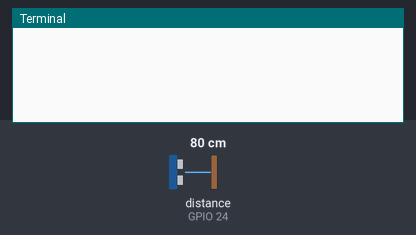
Recording of a program running on a simulated Raspberry Pi (BCM pin numbers). On the bench: the last lines printed to the terminal. Inputs (shaded band) come from the test bench; at power-on: distance to the obstacle (sensor on GPIO 24) 80 cm. The echo pulse lasts 58.3 µs per cm; the clock reads 2024-03-15 10:24:30 at power-on unless the program sets it.

Above: at 1.2 s.
1.3 s: distance to the obstacle (sensor on GPIO 24) set to 2 cm
At 3.4 s:
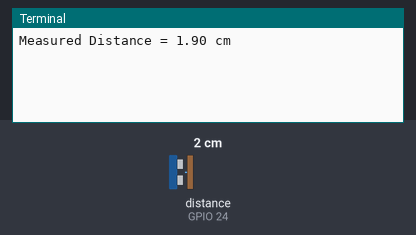
6.5 s: distance to the obstacle (sensor on GPIO 24) set to 4 cm
At 9.2 s:
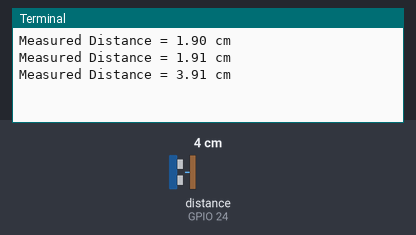
Timing chart, 0 to 10.7 s (numbered marks = the images above; inputs shaded):
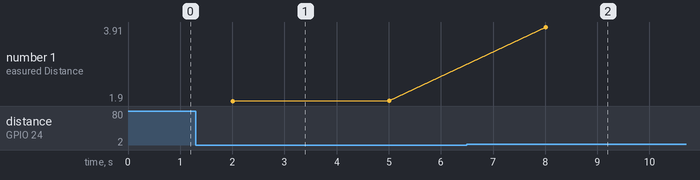

The program:

construtech.py
```python
import lgpio as GPIO
import time

# Set pins
TRIG = 23  # Associate pin 23 to TRIG
ECHO = 24  # Associate pin 24 to ECHO

# Open the GPIO chip and set the GPIO direction
h = GPIO.gpiochip_open(0)
GPIO.gpio_claim_output(h, TRIG)
GPIO.gpio_claim_input(h, ECHO)

def get_distance():
    # Set TRIG LOW
    GPIO.gpio_write(h, TRIG, 0)
    time.sleep(2)

    # Send 10us pulse to TRIG
    GPIO.gpio_write(h, TRIG, 1)
    time.sleep(0.00001)
    GPIO.gpio_write(h, TRIG, 0)

    # Start recording the time when the wave is sent
    while GPIO.gpio_read(h, ECHO) == 0:
        pulse_start = time.time()

    # Record time of arrival
    while GPIO.gpio_read(h, ECHO) == 1:
        pulse_end = time.time()

    # Calculate the difference in times
    pulse_duration = pulse_end - pulse_start

    # Multiply with the sonic speed (34300 cm/s)
    # and divide by 2, because there and back
    distance = pulse_duration * 17150
    distance = round(distance, 2)

    return distance

# Main program
if __name__ == '__main__':
    try:
        while True:
            dist = get_distance()
            print("Measured Distance = {:.2f} cm".format(dist))
            time.sleep(1)

    # Reset by pressing CTRL + C
    except KeyboardInterrupt:
        print("Measurement stopped by User")
        GPIO.gpiochip_close(h)
```

Measured:
- after the input at 1.3 s, the terminal: prints a new line after 0.70 s (image 1)
- after the input at 6.5 s, the terminal: prints a new line after 1.5 s (image 2)
- plotted number 1: 1.91 → 3.91 after the input at 6.5 s
